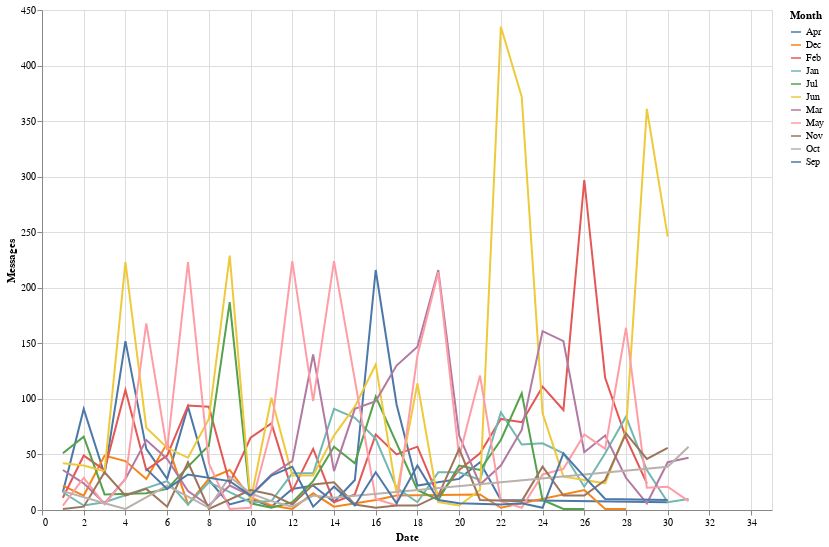

Notebook cell for this chart:
### Code cell
# Creating a new data frame which has message count per day 

df1=pd.DataFrame(data1["Messages"].groupby([data1.Month,data1.Date.dt.day]).count())

# Resting index
df1.reset_index(inplace=True)

# Binding Values for our dropdown 
input_dropdown1 = alt.binding_select(options=list(set(df1.Month.unique())))

#selection 
selected_points1 = alt.selection_single(fields=['Month'], bind=input_dropdown1, name='Select')

# color  
color = alt.condition(selected_points1,alt.Color('Month:N'),alt.value('transparent'))

# define Chart
alt.Chart(df1, width=730, height=500).mark_line().encode(
x='Date:Q',
y='Messages',
color=color,
tooltip='Month:Q'
).add_selection(selected_points1)

### Figure 1 — Vega-Lite specification as saved in the notebook (floating-point values rounded to 4 significant figures; data arrays with more than 128 entries replaced by an {"elided": "..."} marker saying what was removed)
{"config": {"view": {"continuousWidth": 400, "continuousHeight": 300}}, "data": {"name": "data-5221e94dc8f9464736d12f58bc86caa8"}, "mark": "line", "encoding": {"color": {"condition": {"type": "nominal", "field": "Month", "selection": "Select"}, "value": "transparent"}, "tooltip": {"type": "quantitative", "field": "Month"}, "x": {"type": "quantitative", "field": "Date"}, "y": {"type": "quantitative", "field": "Messages"}}, "height": 500, "selection": {"Select": {"type": "single", "fields": ["Month"], "bind": {"input": "select", "options": ["Nov", "Mar", "Sep", "Jun", "Feb", "Dec", "Jan", "Jul", "Oct", "Apr", "May"]}}}, "width": 730, "$schema": "https://vega.github.io/schema/vega-lite/v4.8.1.json", "datasets": {"data-5221e94dc8f9464736d12f58bc86caa8": {"elided": "279 records"}}}
